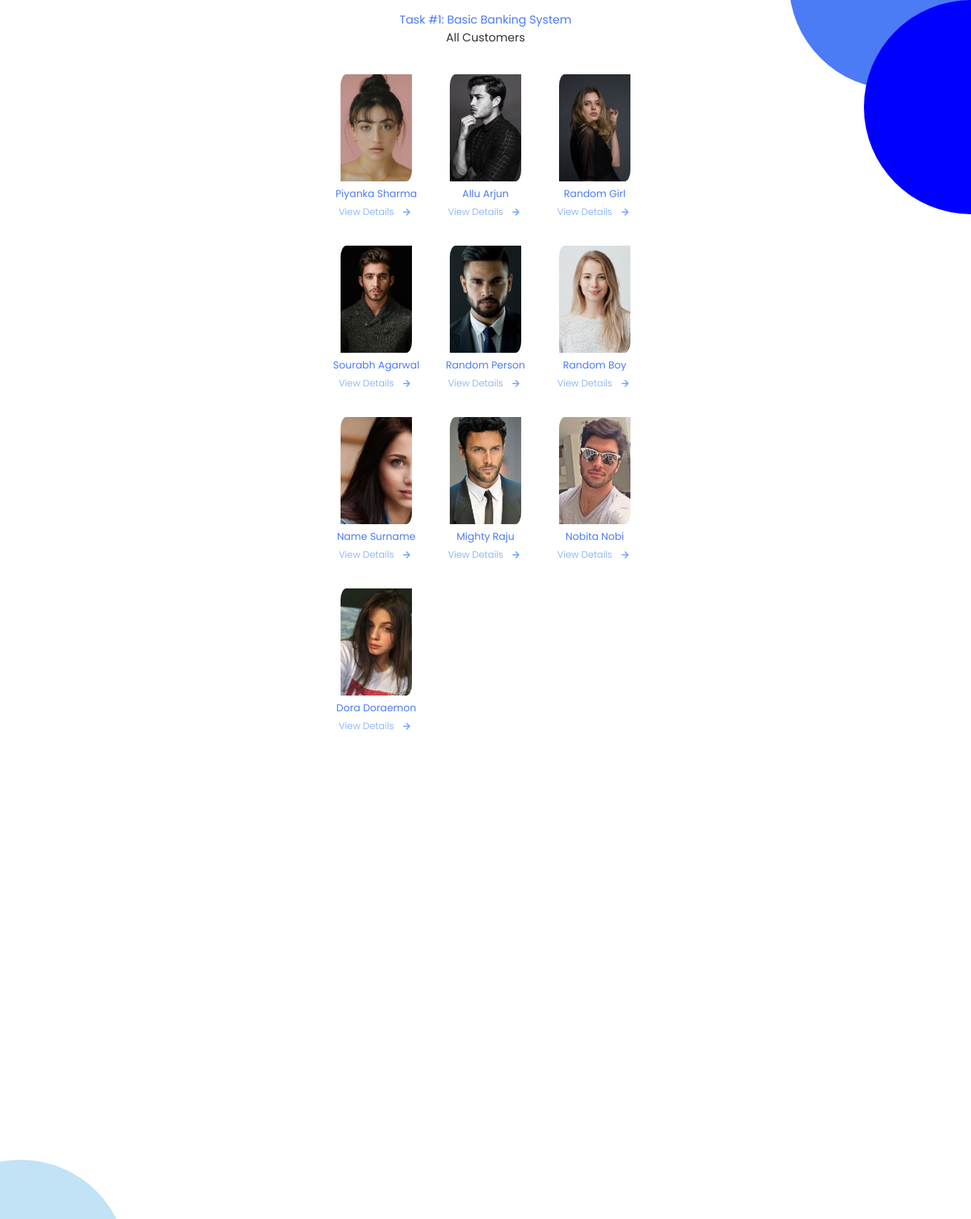
Page /viewall.php on the committed database.
### tables this page shows
CREATE TABLE `customers` (
  `id` int(4) NOT NULL COMMENT 'id',
  `name` varchar(40) NOT NULL COMMENT 'name',
  `account` varchar(10) NOT NULL COMMENT 'account',
  `email` varchar(40) NOT NULL COMMENT 'email',
  `balance` int(10) NOT NULL COMMENT 'balance',
  `image` longtext NOT NULL COMMENT 'image',
  `dob` varchar(10) NOT NULL COMMENT 'dateofbirth'
);

### viewall.php (the view, shortened to what this page needs)
<?php
    require('config.php');
?>
<!DOCTYPE html>
<html lang="en">
<head>
    <link rel="stylesheet" href="https://unicons.iconscout.com/release/v4.0.0/css/line.css">
    <link rel="stylesheet" href="assets/css/style.css">
</head>
<body>
    <div class="circle-right-1"></div>
    <div class="circle-right-2"></div>
    <div class="circle-left-1"></div>
    <header>
        <nav>
            <a href="">
                <div class="nav__logo">Task #1: Basic Banking System</div>
                <div class="nav__sublogo">All Customers</div>
            </a>
        </nav>
    </header>
    <div class="customer-table">
        <div class="customer-grid">
            <?php
                $query = "SELECT * FROM customers";
                $result = mysqli_query($connect, $query);
                while($row = mysqli_fetch_array($result)){
                    $name = $row['name'];
                    $image = $row['image'];
                    $dob = $row['dob'];
                    $account = $row['account'];
                    $email = $row['email'];
                    $balance = $row['balance'];
                    echo
                    "
                        <div class='customer'>
                            <img src='$image' alt='$name'>
                            <h1 class='customer-name'>$name</h1>
                            <span class='button button--flex button--small button--link services__button'>View Details
                                <i class='uil uil-arrow-right button__icon'></i>
                            </span>
                            <div class='services__modal'>
                                <div class='services__modal-content'>
                                <h4 class='services__modal-title'>
                                    $name
                                </h4>
                                <i class='uil uil-times services__modal-close'></i>
                                <ul class='service__modal-services grid'>
                                    <li class='services__modal-service'>
                                        <i class='uil uil-check-circle services__modal-icon'></i>
                                        <p> Account Number: $account</p>
                                    </li>
                                    <li class='services__modal-service'>
                                        <i class='uil uil-check-circle services__modal-icon'></i>
                                        <p> Account Balance: $balance</p>
                                    </li>
                                    <li class='services__modal-service'>
                                        <i class='uil uil-check-circle services__modal-icon'></i>
                                        <p> Date of Birth: $dob</p>
                                    </li>
                                    <li class='services__modal-service'>
                                        <i class='uil uil-check-circle services__modal-icon'></i>
                                        <p> Email ID: $email</p>
                                    </li>
                                </ul>
                                </div>
                            </div>
                        </div>
                    ";
                }
            ?>
        </div>
    </div>
</body>
</html>

### assets/css/style.css (style rules this page uses)
:root { --header-height: 5rem; --text-color: #050A30; --background-color: #0000FF; --body-font: 'Poppins', sans-serif; --big-font-size: 2rem; --h1-font-size: 1.5rem; --h2-font-size: 1.25rem; --h3-font-size: 1.125rem; --normal-font-size: .938rem; --small-font-size: .813rem; --smaller-font-size: .75rem; --font-medium: 500; --font-semi-bold: 600; --mb-0-25: .25rem; --mb-0-5: .5rem; --mb-0-75: .75rem; --mb-1: 1rem; --mb-1-5: 1.5rem; --mb-2: 2rem; --mb-2-5: 2.5rem; --mb-3: 3rem; --z-tooltip: 10; --z-fixed: 100; --z-modal: 1000; }
@media screen and (min-width: 968px) { :root { --big-font-size: 3rem; --h1-font-size: 2.25rem; --h2-font-size: 1.5rem; --h3-font-size: 1.25rem; --normal-font-size: 1rem; --small-font-size: .875rem; --smaller-font-size: .813rem; } }
* { box-sizing: border-box; margin: 0; padding: 0; }
html { scroll-behavior: smooth; }
body { text-align: center; margin: 0 0 var(--mb-3) 0; font-family: var(--body-font); font-size: var(--normal-font-size); max-width: 800px; margin: auto; overflow-x: hidden; }
h1, h2, h3, h4 { color: var(--text-color); font-weight: var(--font-semi-bold); }
a { text-decoration: none; }
img { max-width: 100%; height: auto; }
header { height: var(--header-height); display: flex; align-items: center; justify-content: center; }
.nav__logo { transition: all 0.25s; color: #4B7BF5; }
.customer-table { display: flex; justify-content: center; align-items: center; height: fit-content; margin: var(--mb-1); }
.customer-grid { display: grid; grid-template-columns: repeat(2, 1fr); gap: var(--mb-1); }
.customer img { width: 100px; height: 150px; object-fit: cover; border-radius: .5rem/2vh 0; }
.customer { transition: all 0.25s; padding: .5rem; position: relative; }
.customer-grid h1 { font-size: var(--small-font-size); font-weight: 400; color: #4B7BF5; }
.button { display: inline-block; color: #79A9F5; padding: 1rem; border-radius: .5rem; font-weight: 300; font-size: var(--smaller-font-size); }
.button__icon { font-size: 1.25rem; margin-left: var(--mb-0-5); transition: .3s; }
.button--flex { display: inline-flex; align-items: center; }
.button--small { padding: .75rem 1rem; }
.button--link { padding: 0; background-color: transparent; }
.services__button { cursor: pointer; font-size: var(--smaller-font-size); }
@media screen and (min-width: 426px) { .customer-grid { grid-template-columns: repeat(3, 1fr); } }
@media screen and (min-width: 769px) { header { box-shadow: none; } }
@media screen and (min-width: 769px) { .circle-right-1 { display: block; z-index: 1; position: absolute; width: 300px; height: 300px; background-color: var(--background-color); border-radius: 50%; right: -150px; } }
@media screen and (min-width: 769px) { .circle-right-2 { display: block; position: absolute; width: 300px; height: 300px; background-color: #4B7BF5; border-radius: 50%; right: -45px; top: -175px; } }
@media screen and (min-width: 769px) { .circle-left-1 { display: block; position: absolute; width: 300px; height: 300px; background-color: #C2E2F5; border-radius: 50%; bottom: -217px; left: -121px; } }

### rows in the picture
customers: image (picture), name "Piyanka Sharma"
customers: image (picture), name "Allu Arjun"
customers: image (picture), name "Random Girl"
customers: image (picture), name "Sourabh Agarwal"
customers: image (picture), name "Random Person"
customers: image (picture), name "Random Boy"
customers: image (picture), name "Name Surname"
customers: image (picture), name "Mighty Raju"
customers: image (picture), name "Nobita Nobi"
customers: image (picture), name "Dora Doraemon"
